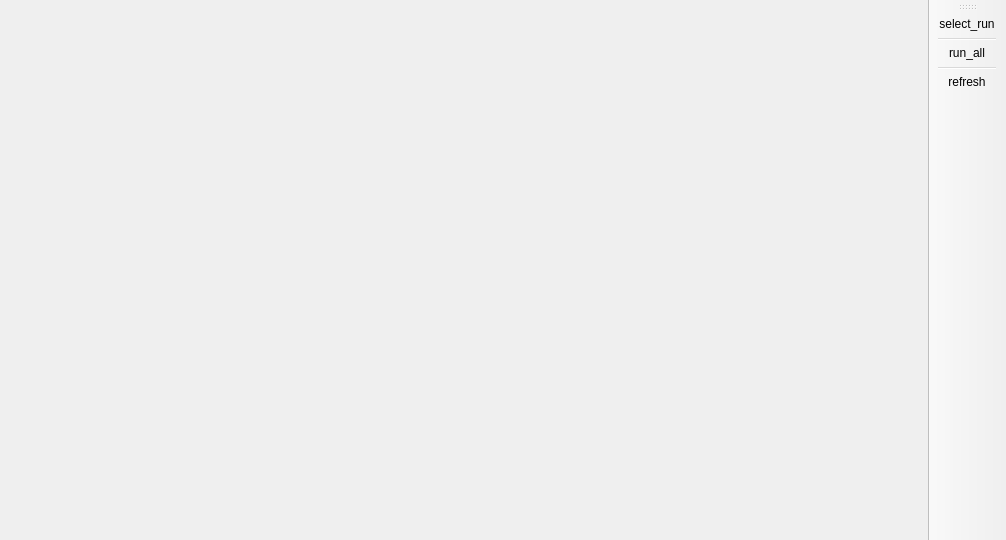
<?xml version="1.0" encoding="UTF-8"?>
<ui version="4.0">
 <class>MainWindow</class>
 <widget class="QMainWindow" name="MainWindow">
  <property name="geometry">
   <rect>
    <x>0</x>
    <y>0</y>
    <width>1006</width>
    <height>540</height>
   </rect>
  </property>
  <property name="windowTitle">
   <string>MainWindow</string>
  </property>
  <widget class="QWidget" name="centralwidget"/>
  <widget class="QToolBar" name="toolBar">
   <property name="windowTitle">
    <string>toolBar</string>
   </property>
   <attribute name="toolBarArea">
    <enum>RightToolBarArea</enum>
   </attribute>
   <attribute name="toolBarBreak">
    <bool>false</bool>
   </attribute>
   <addaction name="action_select_run"/>
   <addaction name="separator"/>
   <addaction name="action_run_all"/>
   <addaction name="separator"/>
   <addaction name="action_refresh"/>
  </widget>
  <action name="action_select_run">
   <property name="icon">
    <iconset resource="../../ui_resource/pyqtsource.qrc">
     <normaloff>:/pyqt/source/images/NavOverFlow_Start.png</normaloff>:/pyqt/source/images/NavOverFlow_Start.png</iconset>
   </property>
   <property name="text">
    <string>select_run</string>
   </property>
  </action>
  <action name="action_run_all">
   <property name="icon">
    <iconset resource="../../ui_resource/pyqtsource.qrc">
     <normaloff>:/pyqt/source/images/icon_video.svg</normaloff>:/pyqt/source/images/icon_video.svg</iconset>
   </property>
   <property name="text">
    <string>run_all</string>
   </property>
  </action>
  <action name="action_refresh">
   <property name="icon">
    <iconset resource="../../ui_resource/pyqtsource.qrc">
     <normaloff>:/pyqt/source/images/lc_convertinto3d.png</normaloff>:/pyqt/source/images/lc_convertinto3d.png</iconset>
   </property>
   <property name="text">
    <string>refresh</string>
   </property>
   <property name="toolTip">
    <string>刷新数据</string>
   </property>
  </action>
 </widget>
 <resources>
  <include location="../../ui_resource/pyqtsource.qrc"/>
 </resources>
 <connections/>
</ui>
